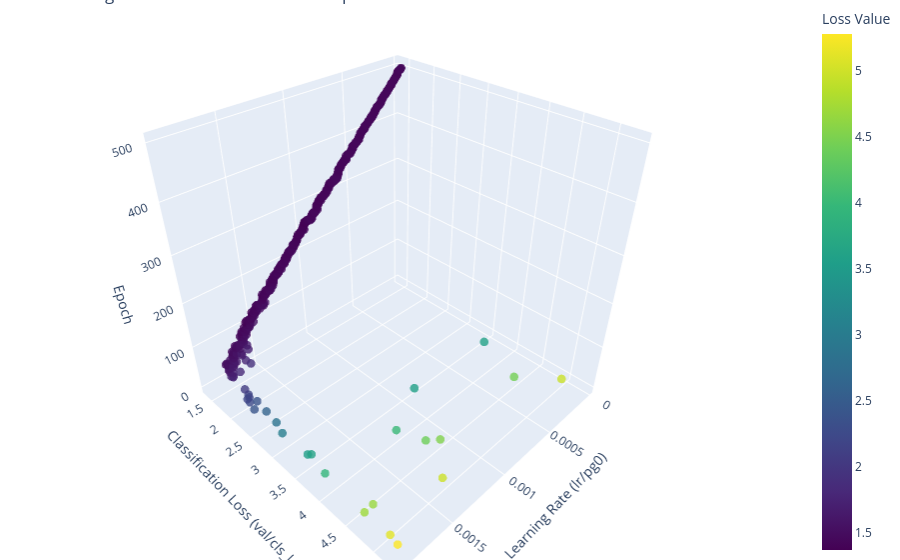

Notebook cell for this chart:
### Markdown cell above
_**NOTA:** `patience`=100 para EarlyStop_

### Code cell
graph_LrLoss_3D(df1)

### Figure 1 — Plotly figure (JSON) as saved in the notebook; plotly's stock layout.template omitted (floating-point values rounded to 4 significant figures; data arrays with more than 128 entries replaced by an {"elided": "..."} marker saying what was removed)
{"data": [{"marker": {"color": {"elided": "500 float values"}, "colorbar": {"title": {"text": "Loss Value"}}, "colorscale": [[0, "#440154"], [0.1111, "#482878"], [0.2222, "#3e4989"], [0.3333, "#31688e"], [0.4444, "#26828e"], [0.5556, "#1f9e89"], [0.6667, "#35b779"], [0.7778, "#6ece58"], [0.8889, "#b5de2b"], [1, "#fde725"]], "opacity": 0.8, "size": 5}, "mode": "markers", "type": "scatter3d", "x": {"elided": "500 float values"}, "y": {"elided": "500 float values"}, "z": {"elided": "500 int values"}}], "layout": {"margin": {"b": 0, "l": 0, "r": 0, "t": 0}, "scene": {"xaxis": {"title": {"text": "Learning Rate (lr/pg0)"}}, "yaxis": {"title": {"text": "Classification Loss (val/cls_loss)"}}, "zaxis": {"title": {"text": "Epoch"}}}, "title": {"text": "Learning Rate vs. Validation Loss vs. Epoch"}}}
